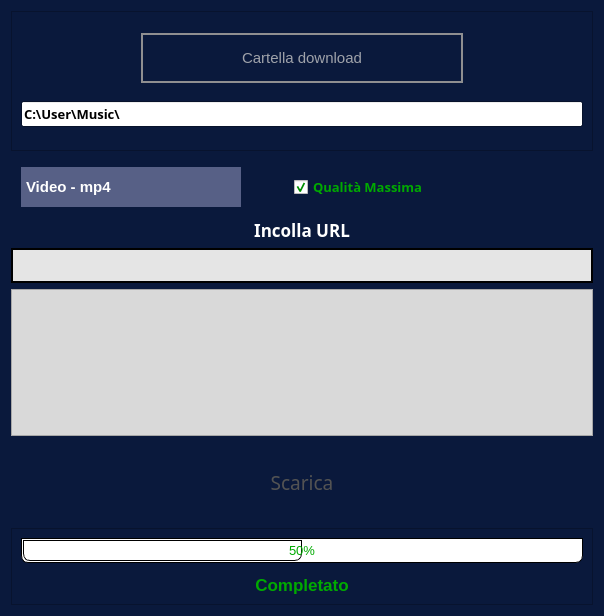
<?xml version="1.0" encoding="UTF-8"?>
<ui version="4.0">
 <class>DialogYoutubeDL</class>
 <widget class="QDialog" name="DialogYoutubeDL">
  <property name="geometry">
   <rect>
    <x>0</x>
    <y>0</y>
    <width>604</width>
    <height>616</height>
   </rect>
  </property>
  <property name="minimumSize">
   <size>
    <width>0</width>
    <height>450</height>
   </size>
  </property>
  <property name="palette">
   <palette>
    <active>
     <colorrole role="WindowText">
      <brush brushstyle="SolidPattern">
       <color alpha="255">
        <red>227</red>
        <green>227</green>
        <blue>227</blue>
       </color>
      </brush>
     </colorrole>
     <colorrole role="Base">
      <brush brushstyle="SolidPattern">
       <color alpha="255">
        <red>255</red>
        <green>255</green>
        <blue>255</blue>
       </color>
      </brush>
     </colorrole>
     <colorrole role="Window">
      <brush brushstyle="SolidPattern">
       <color alpha="255">
        <red>10</red>
        <green>25</green>
        <blue>60</blue>
       </color>
      </brush>
     </colorrole>
    </active>
    <inactive>
     <colorrole role="WindowText">
      <brush brushstyle="SolidPattern">
       <color alpha="255">
        <red>227</red>
        <green>227</green>
        <blue>227</blue>
       </color>
      </brush>
     </colorrole>
     <colorrole role="Base">
      <brush brushstyle="SolidPattern">
       <color alpha="255">
        <red>255</red>
        <green>255</green>
        <blue>255</blue>
       </color>
      </brush>
     </colorrole>
     <colorrole role="Window">
      <brush brushstyle="SolidPattern">
       <color alpha="255">
        <red>10</red>
        <green>25</green>
        <blue>60</blue>
       </color>
      </brush>
     </colorrole>
    </inactive>
    <disabled>
     <colorrole role="WindowText">
      <brush brushstyle="SolidPattern">
       <color alpha="255">
        <red>120</red>
        <green>120</green>
        <blue>120</blue>
       </color>
      </brush>
     </colorrole>
     <colorrole role="Base">
      <brush brushstyle="SolidPattern">
       <color alpha="255">
        <red>10</red>
        <green>25</green>
        <blue>60</blue>
       </color>
      </brush>
     </colorrole>
     <colorrole role="Window">
      <brush brushstyle="SolidPattern">
       <color alpha="255">
        <red>10</red>
        <green>25</green>
        <blue>60</blue>
       </color>
      </brush>
     </colorrole>
    </disabled>
   </palette>
  </property>
  <property name="font">
   <font>
    <pointsize>10</pointsize>
   </font>
  </property>
  <property name="windowTitle">
   <string>Youtube Downloader</string>
  </property>
  <property name="windowIcon">
   <iconset resource="icons.qrc">
    <normaloff>:/mytunefy/resources/icons/youtube2.png</normaloff>:/mytunefy/resources/icons/youtube2.png</iconset>
  </property>
  <layout class="QVBoxLayout" name="verticalLayout">
   <item>
    <widget class="QFrame" name="frame_folder">
     <property name="minimumSize">
      <size>
       <width>0</width>
       <height>140</height>
      </size>
     </property>
     <property name="frameShape">
      <enum>QFrame::StyledPanel</enum>
     </property>
     <property name="frameShadow">
      <enum>QFrame::Raised</enum>
     </property>
     <layout class="QVBoxLayout" name="verticalLayout_3">
      <item>
       <widget class="QPushButton" name="pushButtonFolder">
        <property name="minimumSize">
         <size>
          <width>220</width>
          <height>50</height>
         </size>
        </property>
        <property name="font">
         <font>
          <pointsize>11</pointsize>
         </font>
        </property>
        <property name="styleSheet">
         <string notr="true">QPushButton {
  
	border: 2px solid #8f8f91;
    background-color: qlineargradient(x1: 0, y1: 0, x2: 0, y2: 1,
                                      stop: 0 #000000, stop: 1 #535353);
	color: rgba(200, 200, 200, 200);
	margin-left: 120px;
	margin-right:120px;
}

QPushButton:pressed {
    background-color: qlineargradient(x1: 0, y1: 0, x2: 0, y2: 1,
                                      stop: 0 #dadbde, stop: 1 #f6f7fa);
}

QPushButton:flat {
    border: navy; /* no border for a flat push button */
}

QPushButton:hover{
	color: white;	
	
	}
</string>
        </property>
        <property name="text">
         <string>Cartella download</string>
        </property>
        <property name="icon">
         <iconset resource="icons.qrc">
          <normaloff>:/mytunefy/resources/icons/youtu_folder.png</normaloff>:/mytunefy/resources/icons/youtu_folder.png</iconset>
        </property>
        <property name="iconSize">
         <size>
          <width>35</width>
          <height>35</height>
         </size>
        </property>
       </widget>
      </item>
      <item>
       <widget class="QLineEdit" name="lineEdit">
        <property name="sizePolicy">
         <sizepolicy hsizetype="Preferred" vsizetype="Fixed">
          <horstretch>0</horstretch>
          <verstretch>0</verstretch>
         </sizepolicy>
        </property>
        <property name="minimumSize">
         <size>
          <width>33</width>
          <height>0</height>
         </size>
        </property>
        <property name="font">
         <font>
          <family>Gill Sans MT</family>
          <pointsize>10</pointsize>
          <weight>75</weight>
          <bold>true</bold>
         </font>
        </property>
        <property name="text">
         <string>C:\User\Music\</string>
        </property>
       </widget>
      </item>
     </layout>
    </widget>
   </item>
   <item>
    <spacer name="verticalSpacer_9">
     <property name="orientation">
      <enum>Qt::Vertical</enum>
     </property>
     <property name="sizeType">
      <enum>QSizePolicy::Fixed</enum>
     </property>
     <property name="sizeHint" stdset="0">
      <size>
       <width>10</width>
       <height>5</height>
      </size>
     </property>
    </spacer>
   </item>
   <item>
    <spacer name="verticalSpacer_3">
     <property name="orientation">
      <enum>Qt::Vertical</enum>
     </property>
     <property name="sizeHint" stdset="0">
      <size>
       <width>20</width>
       <height>40</height>
      </size>
     </property>
    </spacer>
   </item>
   <item>
    <spacer name="verticalSpacer_6">
     <property name="orientation">
      <enum>Qt::Vertical</enum>
     </property>
     <property name="sizeHint" stdset="0">
      <size>
       <width>20</width>
       <height>40</height>
      </size>
     </property>
    </spacer>
   </item>
   <item>
    <layout class="QHBoxLayout" name="horizontalLayout">
     <property name="spacing">
      <number>10</number>
     </property>
     <property name="leftMargin">
      <number>10</number>
     </property>
     <property name="topMargin">
      <number>0</number>
     </property>
     <property name="rightMargin">
      <number>10</number>
     </property>
     <item>
      <widget class="QComboBox" name="comboBox">
       <property name="minimumSize">
        <size>
         <width>220</width>
         <height>40</height>
        </size>
       </property>
       <property name="font">
        <font>
         <pointsize>11</pointsize>
         <weight>75</weight>
         <bold>true</bold>
        </font>
       </property>
       <property name="styleSheet">
        <string notr="true">QComboBox{
border:                 none;
background-color:   rgb(87, 96, 134);
color:                      rgb(255, 255, 255);
font-weight:            bold;
padding:                    5px 

}

QComboBox::drop-down{
    border:                 none;
    background-color:   rgb(87, 96, 134);
    color:                      rgb(255, 255, 255);
    font-weight:            bold;
    padding:                    0px;
}

QComboBox::down-arrow{
    image:                      url(:/icons/combobox_down_arrow.png);
    padding-right:          5px;
}

QListView{
    border:                 none;
    color:                      rgb(87, 96, 134);
    background-color:   rgb(255, 255, 255);
    font-weight:            bold;
    selection-background-color: rgb(47, 175, 178);
    show-decoration-selected: 1;
    margin-left:                -10px;
    padding-left    :           15px;
}

QListView::item:hover{

    background-color:   rgb(47, 175, 178);
    border:                 none;
}</string>
       </property>
       <item>
        <property name="text">
         <string>Video - mp4</string>
        </property>
        <property name="icon">
         <iconset resource="icons.qrc">
          <normaloff>:/mytunefy/resources/icons/video.png</normaloff>:/mytunefy/resources/icons/video.png</iconset>
        </property>
       </item>
       <item>
        <property name="text">
         <string>Audio - mp3</string>
        </property>
        <property name="icon">
         <iconset resource="icons.qrc">
          <normaloff>:/mytunefy/resources/icons/musicaicon.png</normaloff>:/mytunefy/resources/icons/musicaicon.png</iconset>
        </property>
       </item>
      </widget>
     </item>
     <item>
      <spacer name="horizontalSpacer_2">
       <property name="orientation">
        <enum>Qt::Horizontal</enum>
       </property>
       <property name="sizeHint" stdset="0">
        <size>
         <width>40</width>
         <height>20</height>
        </size>
       </property>
      </spacer>
     </item>
     <item>
      <widget class="QCheckBox" name="checkBox">
       <property name="font">
        <font>
         <family>Gill Sans MT</family>
         <pointsize>10</pointsize>
         <weight>75</weight>
         <bold>true</bold>
        </font>
       </property>
       <property name="styleSheet">
        <string notr="true">
color: rgb(0, 170, 0);</string>
       </property>
       <property name="text">
        <string>Qualità Massima</string>
       </property>
       <property name="checked">
        <bool>true</bool>
       </property>
      </widget>
     </item>
     <item>
      <spacer name="horizontalSpacer_3">
       <property name="orientation">
        <enum>Qt::Horizontal</enum>
       </property>
       <property name="sizeHint" stdset="0">
        <size>
         <width>40</width>
         <height>20</height>
        </size>
       </property>
      </spacer>
     </item>
     <item>
      <widget class="QPushButton" name="pushButtonSetting">
       <property name="minimumSize">
        <size>
         <width>102</width>
         <height>50</height>
        </size>
       </property>
       <property name="styleSheet">
        <string notr="true">QPushButton {
  
	color: rgba(200, 200, 200, 200);
	image: url(:/mytunefy/resources/icons/setting1.png);
    min-width: 100px;
}

QPushButton:pressed {
    background-color: qlineargradient(x1: 0, y1: 0, x2: 0, y2: 1,
                                      stop: 0 #dadbde, stop: 1 #f6f7fa);
}

QPushButton:flat {
    border: none; /* no border for a flat push button */
}

QPushButton:hover{
	color: white;
	image: url(:/mytunefy/resources/icons/setting-white.png);
	}
</string>
       </property>
       <property name="text">
        <string/>
       </property>
       <property name="flat">
        <bool>true</bool>
       </property>
      </widget>
     </item>
    </layout>
   </item>
   <item>
    <spacer name="verticalSpacer_7">
     <property name="orientation">
      <enum>Qt::Vertical</enum>
     </property>
     <property name="sizeHint" stdset="0">
      <size>
       <width>20</width>
       <height>40</height>
      </size>
     </property>
    </spacer>
   </item>
   <item>
    <spacer name="verticalSpacer_2">
     <property name="orientation">
      <enum>Qt::Vertical</enum>
     </property>
     <property name="sizeHint" stdset="0">
      <size>
       <width>20</width>
       <height>40</height>
      </size>
     </property>
    </spacer>
   </item>
   <item>
    <widget class="QLabel" name="label_url">
     <property name="font">
      <font>
       <family>Gill Sans MT</family>
       <pointsize>13</pointsize>
       <weight>75</weight>
       <bold>true</bold>
      </font>
     </property>
     <property name="styleSheet">
      <string notr="true">QLabel{
	font-weight: bold;
 	color:white;
}</string>
     </property>
     <property name="text">
      <string>Incolla URL</string>
     </property>
     <property name="alignment">
      <set>Qt::AlignCenter</set>
     </property>
    </widget>
   </item>
   <item>
    <widget class="QPlainTextEdit" name="plainTextEditUrl">
     <property name="sizePolicy">
      <sizepolicy hsizetype="Preferred" vsizetype="Fixed">
       <horstretch>0</horstretch>
       <verstretch>0</verstretch>
      </sizepolicy>
     </property>
     <property name="minimumSize">
      <size>
       <width>0</width>
       <height>35</height>
      </size>
     </property>
     <property name="maximumSize">
      <size>
       <width>16777215</width>
       <height>40</height>
      </size>
     </property>
     <property name="palette">
      <palette>
       <active>
        <colorrole role="Button">
         <brush brushstyle="SolidPattern">
          <color alpha="255">
           <red>229</red>
           <green>229</green>
           <blue>229</blue>
          </color>
         </brush>
        </colorrole>
        <colorrole role="Base">
         <brush brushstyle="SolidPattern">
          <color alpha="255">
           <red>229</red>
           <green>229</green>
           <blue>229</blue>
          </color>
         </brush>
        </colorrole>
        <colorrole role="Window">
         <brush brushstyle="SolidPattern">
          <color alpha="255">
           <red>229</red>
           <green>229</green>
           <blue>229</blue>
          </color>
         </brush>
        </colorrole>
       </active>
       <inactive>
        <colorrole role="Button">
         <brush brushstyle="SolidPattern">
          <color alpha="255">
           <red>229</red>
           <green>229</green>
           <blue>229</blue>
          </color>
         </brush>
        </colorrole>
        <colorrole role="Base">
         <brush brushstyle="SolidPattern">
          <color alpha="255">
           <red>229</red>
           <green>229</green>
           <blue>229</blue>
          </color>
         </brush>
        </colorrole>
        <colorrole role="Window">
         <brush brushstyle="SolidPattern">
          <color alpha="255">
           <red>229</red>
           <green>229</green>
           <blue>229</blue>
          </color>
         </brush>
        </colorrole>
       </inactive>
       <disabled>
        <colorrole role="Button">
         <brush brushstyle="SolidPattern">
          <color alpha="255">
           <red>229</red>
           <green>229</green>
           <blue>229</blue>
          </color>
         </brush>
        </colorrole>
        <colorrole role="Base">
         <brush brushstyle="SolidPattern">
          <color alpha="255">
           <red>229</red>
           <green>229</green>
           <blue>229</blue>
          </color>
         </brush>
        </colorrole>
        <colorrole role="Window">
         <brush brushstyle="SolidPattern">
          <color alpha="255">
           <red>229</red>
           <green>229</green>
           <blue>229</blue>
          </color>
         </brush>
        </colorrole>
       </disabled>
      </palette>
     </property>
     <property name="font">
      <font>
       <family>Gill Sans MT</family>
       <pointsize>9</pointsize>
       <weight>50</weight>
       <bold>false</bold>
      </font>
     </property>
     <property name="statusTip">
      <string>Copiare link  Spotify qui</string>
     </property>
     <property name="autoFillBackground">
      <bool>true</bool>
     </property>
     <property name="styleSheet">
      <string notr="true">background-color: rgb(229, 229, 229);</string>
     </property>
     <property name="frameShape">
      <enum>QFrame::Box</enum>
     </property>
     <property name="frameShadow">
      <enum>QFrame::Plain</enum>
     </property>
     <property name="lineWidth">
      <number>2</number>
     </property>
     <property name="documentTitle">
      <string/>
     </property>
     <property name="plainText">
      <string/>
     </property>
     <property name="overwriteMode">
      <bool>false</bool>
     </property>
     <property name="backgroundVisible">
      <bool>false</bool>
     </property>
     <property name="centerOnScroll">
      <bool>false</bool>
     </property>
    </widget>
   </item>
   <item>
    <spacer name="verticalSpacer">
     <property name="orientation">
      <enum>Qt::Vertical</enum>
     </property>
     <property name="sizeHint" stdset="0">
      <size>
       <width>20</width>
       <height>40</height>
      </size>
     </property>
    </spacer>
   </item>
   <item>
    <spacer name="verticalSpacer_8">
     <property name="orientation">
      <enum>Qt::Vertical</enum>
     </property>
     <property name="sizeHint" stdset="0">
      <size>
       <width>20</width>
       <height>10</height>
      </size>
     </property>
    </spacer>
   </item>
   <item>
    <widget class="QListWidget" name="listWidget">
     <property name="sizePolicy">
      <sizepolicy hsizetype="Expanding" vsizetype="Preferred">
       <horstretch>0</horstretch>
       <verstretch>0</verstretch>
      </sizepolicy>
     </property>
     <property name="minimumSize">
      <size>
       <width>0</width>
       <height>50</height>
      </size>
     </property>
     <property name="font">
      <font>
       <family>Gill Sans MT</family>
       <pointsize>13</pointsize>
      </font>
     </property>
     <property name="styleSheet">
      <string notr="true">QListWidget{
	background-color: rgb(217, 217, 217);
	font-family: &quot;Gill Sans MT&quot;;
	color: #009500
}
</string>
     </property>
    </widget>
   </item>
   <item>
    <layout class="QHBoxLayout" name="horizontalLayout_2">
     <property name="leftMargin">
      <number>45</number>
     </property>
     <property name="topMargin">
      <number>10</number>
     </property>
     <property name="rightMargin">
      <number>45</number>
     </property>
     <property name="bottomMargin">
      <number>10</number>
     </property>
     <item>
      <widget class="QPushButton" name="pushButtonDownload">
       <property name="minimumSize">
        <size>
         <width>200</width>
         <height>60</height>
        </size>
       </property>
       <property name="font">
        <font>
         <family>Gill Sans MT</family>
         <pointsize>14</pointsize>
        </font>
       </property>
       <property name="styleSheet">
        <string notr="true">QPushButton {
  
    border-radius: 20px;
	color:#535353;
    min-width: 200px;
}

QPushButton:pressed {
    background-color: qlineargradient(x1: 0, y1: 0, x2: 0, y2: 1,
                                      stop: 0 #dadbde, stop: 1 #f6f7fa);
}

QPushButton:flat {
    border: none; /* no border for a flat push button */
}

QPushButton:hover{
	color: white;
	}

</string>
       </property>
       <property name="text">
        <string>Scarica</string>
       </property>
       <property name="icon">
        <iconset resource="icons.qrc">
         <normaloff>:/mytunefy/resources/icons/download.png</normaloff>:/mytunefy/resources/icons/download.png</iconset>
       </property>
       <property name="iconSize">
        <size>
         <width>45</width>
         <height>45</height>
        </size>
       </property>
       <property name="flat">
        <bool>true</bool>
       </property>
      </widget>
     </item>
    </layout>
   </item>
   <item>
    <widget class="QFrame" name="frame_download">
     <property name="minimumSize">
      <size>
       <width>0</width>
       <height>55</height>
      </size>
     </property>
     <property name="frameShape">
      <enum>QFrame::StyledPanel</enum>
     </property>
     <property name="frameShadow">
      <enum>QFrame::Raised</enum>
     </property>
     <layout class="QVBoxLayout" name="verticalLayout_2">
      <property name="spacing">
       <number>10</number>
      </property>
      <item>
       <widget class="QProgressBar" name="progressBar">
        <property name="minimumSize">
         <size>
          <width>0</width>
          <height>25</height>
         </size>
        </property>
        <property name="styleSheet">
         <string notr="true">QProgressBar {
border: 1px solid black;
padding: 1px;
border-bottom-right-radius: 7px;
border-bottom-left-radius: 7px;
background: QLinearGradient( x1: 0, y1: 0, x2: 1, y2: 0,
stop: 0 #fff,
stop: 0.4999 #eee,
stop: 0.5 #ddd,
stop: 1 #eee );
width: 15px;
color: #00aa00 ;
}

QProgressBar::chunk {
background: QLinearGradient( x1: 0, y1: 0, x2: 1, y2: 0,
stop: 0 #78d,
stop: 0.4999 #46a,
stop: 0.5 #45a,
stop: 1 #238 );
border-bottom-right-radius: 7px;
border-bottom-left-radius: 7px;
border: 1px solid black;
}</string>
        </property>
        <property name="value">
         <number>50</number>
        </property>
        <property name="alignment">
         <set>Qt::AlignCenter</set>
        </property>
       </widget>
      </item>
      <item>
       <spacer name="verticalSpacer_4">
        <property name="orientation">
         <enum>Qt::Vertical</enum>
        </property>
        <property name="sizeHint" stdset="0">
         <size>
          <width>20</width>
          <height>40</height>
         </size>
        </property>
       </spacer>
      </item>
      <item>
       <widget class="QLabel" name="label_download">
        <property name="minimumSize">
         <size>
          <width>0</width>
          <height>25</height>
         </size>
        </property>
        <property name="font">
         <font>
          <pointsize>13</pointsize>
          <weight>75</weight>
          <bold>true</bold>
         </font>
        </property>
        <property name="styleSheet">
         <string notr="true">QLabel{
	font-weight: bold;
 	color: rgb(0, 170, 0);

	}
</string>
        </property>
        <property name="text">
         <string>Completato</string>
        </property>
        <property name="alignment">
         <set>Qt::AlignCenter</set>
        </property>
       </widget>
      </item>
     </layout>
    </widget>
   </item>
   <item>
    <spacer name="verticalSpacer_5">
     <property name="orientation">
      <enum>Qt::Vertical</enum>
     </property>
     <property name="sizeHint" stdset="0">
      <size>
       <width>20</width>
       <height>40</height>
      </size>
     </property>
    </spacer>
   </item>
  </layout>
 </widget>
 <resources>
  <include location="icons.qrc"/>
 </resources>
 <connections/>
</ui>
